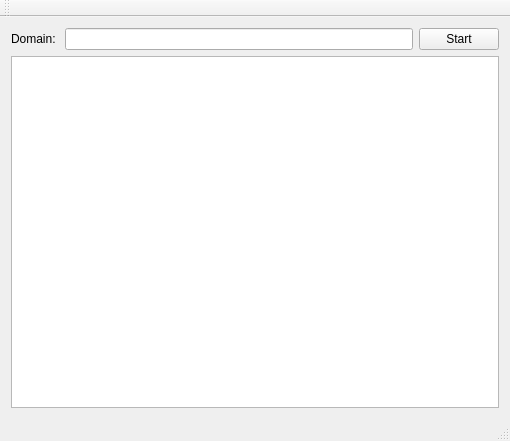
<?xml version="1.0" encoding="UTF-8"?>
<ui version="4.0">
 <class>MainWindow</class>
 <widget class="QMainWindow" name="MainWindow">
  <property name="geometry">
   <rect>
    <x>0</x>
    <y>0</y>
    <width>510</width>
    <height>441</height>
   </rect>
  </property>
  <property name="windowTitle">
   <string>MainWindow</string>
  </property>
  <widget class="QWidget" name="centralWidget">
   <layout class="QVBoxLayout" name="verticalLayout">
    <item>
     <layout class="QHBoxLayout" name="horizontalLayout">
      <item>
       <widget class="QLabel" name="label">
        <property name="text">
         <string>Domain: </string>
        </property>
       </widget>
      </item>
      <item>
       <widget class="QLineEdit" name="lineEdit"/>
      </item>
      <item>
       <widget class="QPushButton" name="startBtn">
        <property name="text">
         <string>Start</string>
        </property>
       </widget>
      </item>
     </layout>
    </item>
    <item>
     <widget class="QtCharts::QChartView" name="chartview"/>
    </item>
   </layout>
  </widget>
  <widget class="QMenuBar" name="menuBar">
   <property name="geometry">
    <rect>
     <x>0</x>
     <y>0</y>
     <width>510</width>
     <height>19</height>
    </rect>
   </property>
  </widget>
  <widget class="QToolBar" name="mainToolBar">
   <attribute name="toolBarArea">
    <enum>TopToolBarArea</enum>
   </attribute>
   <attribute name="toolBarBreak">
    <bool>false</bool>
   </attribute>
  </widget>
  <widget class="QStatusBar" name="statusBar"/>
 </widget>
 <layoutdefault spacing="6" margin="11"/>
 <customwidgets>
  <customwidget>
   <class>QtCharts::QChartView</class>
   <extends>QGraphicsView</extends>
   <header location="global">QtCharts/QChartView&gt;
#include &lt;QtCharts/chartsnamespace.h</header>
  </customwidget>
 </customwidgets>
 <resources/>
 <connections/>
</ui>
